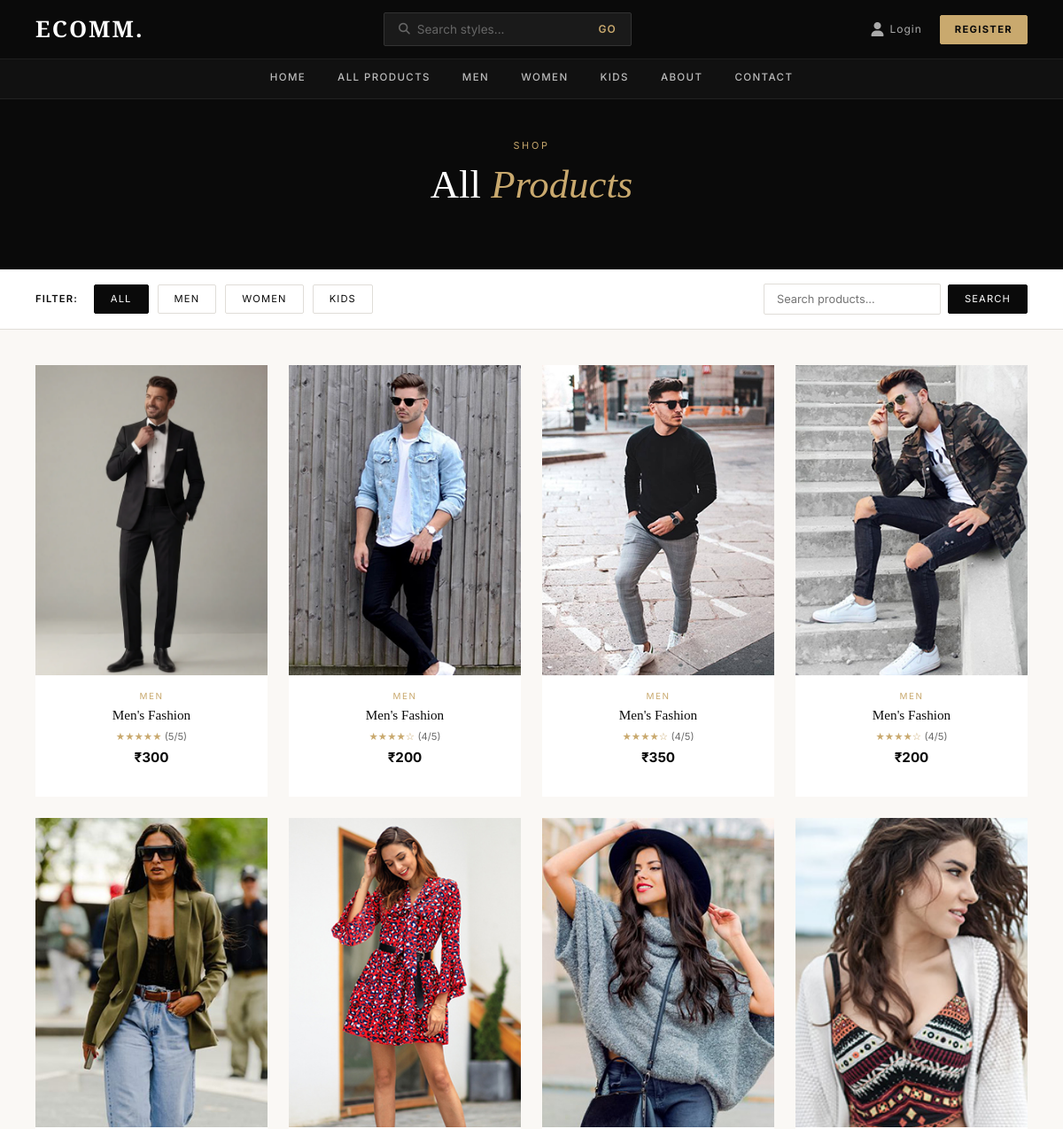
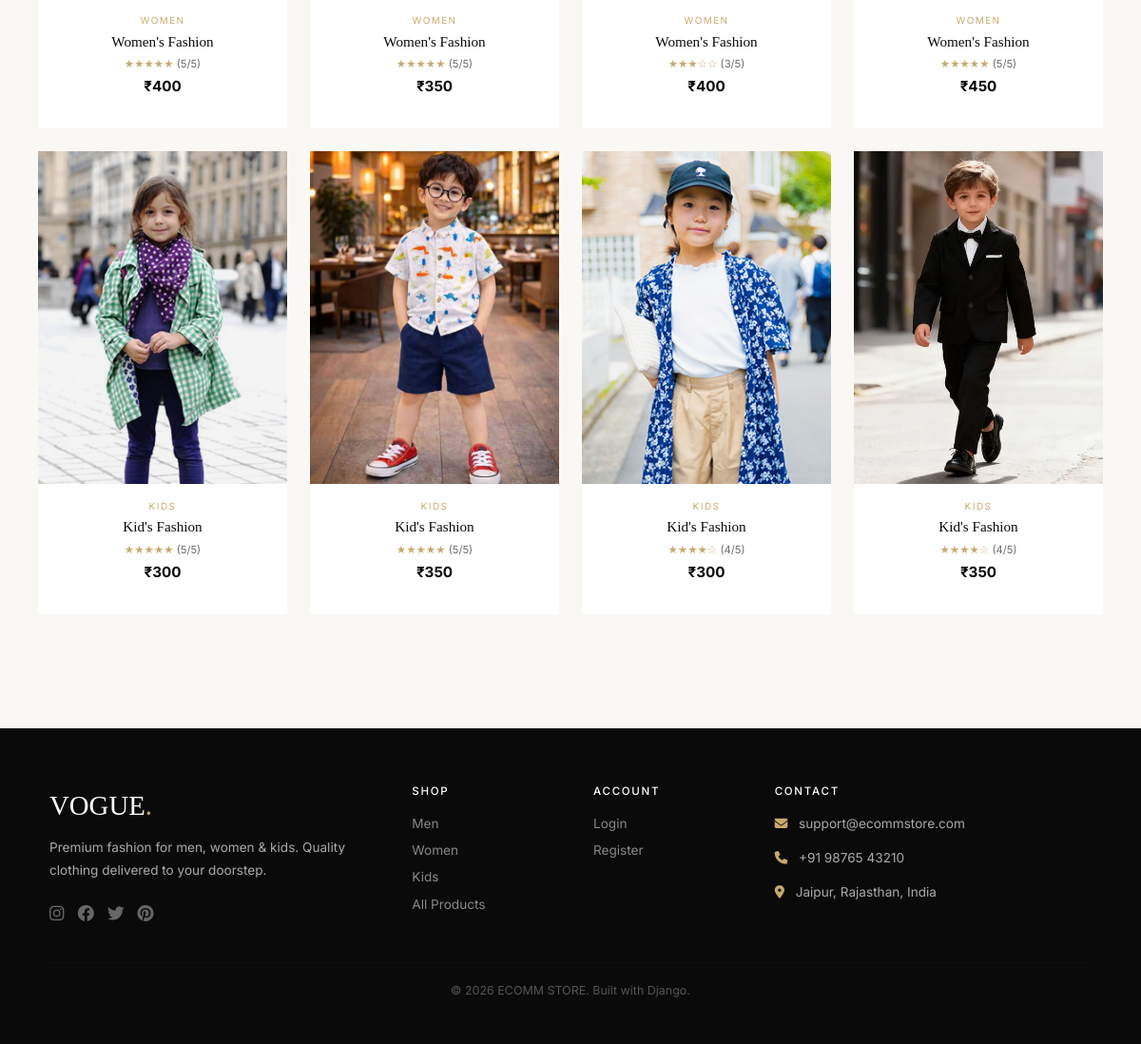
/product-list/, run on the app's committed database (2 pictures, top to bottom).
### store/models.py (models this page shows, shortened)
class Product(models.Model):
    CATEGORY_CHOICES = (
        ('men','Men'),
        ('women','Women'),
        ('kids','Kids'),
    )
    name = models.CharField(max_length=200)
    price = models.IntegerField()
    image = models.ImageField(upload_to='products/')
    rating = models.IntegerField(blank=True,null=True)
    category = models.CharField(max_length=10, choices=CATEGORY_CHOICES)

### store/views.py (the view)
# urls.py: path('product-list/', views.product_list, name='product_list'),
def product_list(request):
    products = Product.objects.all()
    query = request.GET.get('q', '').strip()
    category = request.GET.get('category', '').strip()
    if query:
        products = products.filter(name__icontains=query)
    if category:
        products = products.filter(category=category)
    return render(request, 'product_list.html', {
        'products': products,
        'cart_count': get_cart_count(request),
    })

### store/views.py (called while the page is built)
def get_cart_count(request):
    if request.user.is_authenticated:
        return Cart.objects.filter(user=request.user).count()
    return 0

### templates/product_list.html (shortened to what this page needs)
{% extends 'base.html' %}
{% load static %}
{% block content %}
<div class="page-hero">
    <span class="eyebrow">Shop</span>
    <h1>All <em>Products</em></h1>
</div>
<div class="filter-bar">
    <span style="font-size:0.7rem;letter-spacing:0.1em;text-transform:uppercase;font-weight:600;margin-right:8px;">Filter:</span>
    <a href="{% url 'product_list' %}" class="filter-btn {% if not request.GET.category and not request.GET.q %}active{% endif %}">All</a>
    <a href="{% url 'product_list' %}?category=men" class="filter-btn {% if request.GET.category == 'men' %}active{% endif %}">Men</a>
    <a href="{% url 'product_list' %}?category=women" class="filter-btn {% if request.GET.category == 'women' %}active{% endif %}">Women</a>
    <a href="{% url 'product_list' %}?category=kids" class="filter-btn {% if request.GET.category == 'kids' %}active{% endif %}">Kids</a>
    <div style="margin-left:auto;">
        <form method="GET" style="display:flex;gap:8px;align-items:center;">
            <input type="text" name="q" placeholder="Search products..." value="{{ request.GET.q }}"
                style="padding:7px 14px;border:1.5px solid var(--border);font-size:0.8rem;outline:none;border-radius:2px;font-family:'Inter',sans-serif;width:200px;">
            <button type="submit" class="filter-btn active">Search</button>
        </form>
    </div>
</div>
<div class="product-grid">
    {% if products %}
    <div class="row g-4">
        {% for product in products %}
        <div class="col-6 col-md-4 col-lg-3">
            <div class="product-card">
                <div class="product-img-wrap">
                    <img src="{{ product.image.url }}" alt="{{ product.name }}">
                </div>
                <div class="product-body">
                    <p class="product-category-tag">{{ product.get_category_display }}</p>
                    <h5 class="product-name">{{ product.name }}</h5>
                    {% if product.rating %}
                    <div class="product-rating">
                        {% for i in "12345" %}{% if forloop.counter <= product.rating %}★{% else %}☆{% endif %}{% endfor %}
                        <span style="color:var(--gray);font-size:0.7rem;"> ({{ product.rating }}/5)</span>
                    </div>
                    {% endif %}
                    <p class="product-price">₹{{ product.price }}</p>
                </div>
            </div>
        </div>
        {% endfor %}
    </div>
    {% endif %}
</div>
{% endblock %}

### templates/base.html (shortened to what this page needs)
{% load static %}
<!DOCTYPE html>
<html lang="en">
<head>
    <link rel="stylesheet" href="https://cdnjs.cloudflare.com/ajax/libs/font-awesome/6.4.0/css/all.min.css">
    <link href="https://cdn.jsdelivr.net/npm/bootstrap@5.3.0/dist/css/bootstrap.min.css" rel="stylesheet">
</head>
<body>
<nav class="navbar-vogue">
    <div class="navbar-top">
        <a href="{% url 'home' %}" class="nav-brand">ECOMM.</a>
        <form class="nav-search" method="GET" action="{% url 'product_list' %}">
            <i class="fas fa-search"></i>
            <input type="text" name="q" placeholder="Search styles..." value="{{ request.GET.q }}">
            <button type="submit">GO</button>
        </form>
        <div class="nav-icons">
            {% if user.is_authenticated %}
                <span class="nav-user-name"><i class="fas fa-user-circle"></i> {{ user.username }}</span>
                <a href="{% url 'order_history' %}" class="nav-icon-link"><i class="fas fa-box"></i> Orders</a>
                <a href="{% url 'wishlist' %}" class="nav-icon-link"><i class="fas fa-heart"></i></a>
                <a href="{% url 'product_cart' %}" class="nav-icon-link">
                    <i class="fas fa-shopping-bag"></i>
                    {% if cart_count %}<span class="nav-badge">{{ cart_count }}</span>{% endif %}
                </a>
                <a href="{% url 'logout' %}" class="nav-icon-link">Logout</a>
            {% else %}
                <a href="{% url 'login' %}" class="nav-icon-link"><i class="fas fa-user"></i> Login</a>
                <a href="{% url 'register' %}" class="btn-gold" style="padding:7px 16px;font-size:0.7rem;">Register</a>
            {% endif %}
        </div>
    </div>
    <div class="navbar-bottom">
        <ul class="nav-links">
            <li><a href="{% url 'home' %}">Home</a></li>
            <li><a href="{% url 'product_list' %}">All Products</a></li>
            <li><a href="{% url 'product_list' %}?category=men">Men</a></li>
            <li><a href="{% url 'product_list' %}?category=women">Women</a></li>
            <li><a href="{% url 'product_list' %}?category=kids">Kids</a></li>
            <li><a href="{% url 'about' %}">About</a></li>
            <li><a href="{% url 'contact' %}">Contact</a></li>
        </ul>
    </div>
</nav>
<main>
    {% block content %}{% endblock %}
</main>
<footer class="footer">
    <div class="container-fluid">
        <div class="row g-5">
            <div class="col-md-4">
                <div class="footer-brand">VOGUE<span>.</span></div>
                <p style="font-size:0.85rem;line-height:1.8;margin-bottom:20px;">Premium fashion for men, women & kids. Quality clothing delivered to your doorstep.</p>
                <div class="social-icons">
                    <a href="#"><i class="fab fa-instagram"></i></a>
                    <a href="#"><i class="fab fa-facebook"></i></a>
                    <a href="#"><i class="fab fa-twitter"></i></a>
                    <a href="#"><i class="fab fa-pinterest"></i></a>
                </div>
            </div>
            <div class="col-md-2">
                <h6>Shop</h6>
                <a href="{% url 'product_list' %}?category=men">Men</a>
                <a href="{% url 'product_list' %}?category=women">Women</a>
                <a href="{% url 'product_list' %}?category=kids">Kids</a>
                <a href="{% url 'product_list' %}">All Products</a>
            </div>
            <div class="col-md-2">
                <h6>Account</h6>
                <a href="{% url 'login' %}">Login</a>
                <a href="{% url 'register' %}">Register</a>
            </div>
            <div class="col-md-4">
                <h6>Contact</h6>
                <p style="font-size:0.85rem;"><i class="fas fa-envelope me-2" style="color:var(--gold)"></i> support@ecommstore.com</p>
                <p style="font-size:0.85rem;margin-top:8px;"><i class="fas fa-phone me-2" style="color:var(--gold)"></i> +91 98765 43210</p>
                <p style="font-size:0.85rem;margin-top:8px;"><i class="fas fa-map-marker-alt me-2" style="color:var(--gold)"></i> Jaipur, Rajasthan, India</p>
            </div>
        </div>
        <hr class="footer-divider">
        <div class="footer-bottom text-center">
            <p>© 2026 ECOMM STORE. Built with Django. </p>
        </div>
    </div>
</footer>
</body>
</html>

### templates/base.html (style rules this page uses)
:root { --black: #0a0a0a; --white: #ffffff; --cream: #faf8f5; --gold: #c9a96e; --gold-light: #e8d5b0; --gray: #6b6b6b; --light-gray: #f0eeeb; --border: #e0ddd8; }
* { margin: 0; padding: 0; box-sizing: border-box; }
body { font-family: 'Inter', sans-serif; background: var(--cream); color: var(--black); }
.navbar-vogue { background: var(--black); padding: 0; position: fixed; top: 0; left: 0; right: 0; z-index: 1000; border-bottom: 1px solid #222; }
.navbar-top { display: flex; align-items: center; justify-content: space-between; padding: 14px 40px; flex-wrap: wrap; gap: 10px; }
.nav-brand { font-family: 'Playfair Display', serif; font-size: 1.6rem; font-weight: 700; color: var(--white); letter-spacing: 0.08em; text-decoration: none; }
.nav-search { display: flex; align-items: center; background: #1a1a1a; border: 1px solid #333; border-radius: 2px; padding: 8px 16px; gap: 8px; width: 280px; }
.nav-search input { background: none; border: none; outline: none; color: var(--white); font-size: 0.85rem; width: 100%; }
.nav-search input::placeholder { color: #666; }
.nav-search i { color: #666; font-size: 0.8rem; }
.nav-search button { background: none; border: none; color: var(--gold); cursor: pointer; font-size: 0.75rem; font-weight: 600; letter-spacing: 0.1em; }
.nav-icons { display: flex; align-items: center; gap: 20px; }
.nav-icon-link { color: #aaa; text-decoration: none; font-size: 0.75rem; letter-spacing: 0.08em; display: flex; align-items: center; gap: 6px; transition: color 0.2s; position: relative; }
.nav-icon-link i { font-size: 1rem; }
.navbar-bottom { border-top: 1px solid #1e1e1e; background: #111; }
.nav-links { display: flex; justify-content: center; list-style: none; margin: 0; padding: 0; gap: 0; flex-wrap: wrap; }
.nav-links li a { display: block; padding: 12px 18px; color: #bbb; text-decoration: none; font-size: 0.72rem; font-weight: 500; letter-spacing: 0.12em; text-transform: uppercase; transition: all 0.2s; border-bottom: 2px solid transparent; }
.btn-gold { background: var(--gold); color: var(--black); border: 1.5px solid var(--gold); padding: 10px 24px; font-size: 0.75rem; font-weight: 700; letter-spacing: 0.12em; text-transform: uppercase; text-decoration: none; display: inline-block; transition: all 0.25s; cursor: pointer; border-radius: 2px; }
.footer { background: var(--black); color: #aaa; padding: 60px 40px 30px; margin-top: 80px; }
.footer-brand { font-family: 'Playfair Display', serif; font-size: 1.8rem; color: var(--white); margin-bottom: 10px; }
.footer-brand span { color: var(--gold); }
.footer h6 { color: var(--white); font-size: 0.72rem; letter-spacing: 0.15em; text-transform: uppercase; margin-bottom: 16px; }
.footer a { color: #888; text-decoration: none; display: block; margin-bottom: 8px; font-size: 0.85rem; transition: color 0.2s; }
.footer-divider { border-color: #222; margin: 30px 0 20px; }
.footer-bottom { font-size: 0.78rem; color: #555; }
.social-icons { display: flex; gap: 14px; margin-top: 16px; }
.social-icons a { color: #666; font-size: 1.1rem; display: inline-block; }
main { padding-top: 96px; min-height: 70vh; }

### data on the page
Product: image (picture), category "MEN", name "Men's Fashion", rating "5", price "300"
Product: image (picture), category "MEN", name "Men's Fashion", rating "4", price "200"
Product: image (picture), category "MEN", name "Men's Fashion", rating "4", price "350"
Product: image (picture), category "MEN", name "Men's Fashion", rating "4", price "200"
Product: image (picture), category "WOMEN", name "Women's Fashion", rating "5", price "400"
Product: image (picture), category "WOMEN", name "Women's Fashion", rating "5", price "350"
Product: image (picture), category "WOMEN", name "Women's Fashion", rating "3", price "400"
Product: image (picture), category "WOMEN", name "Women's Fashion", rating "5", price "450"
Product: image (picture), category "KIDS", name "Kid's Fashion", rating "5", price "300"
Product: image (picture), category "KIDS", name "Kid's Fashion", rating "5", price "350"
Product: image (picture), category "KIDS", name "Kid's Fashion", rating "4", price "300"
Product: image (picture), category "KIDS", name "Kid's Fashion", rating "4", price "350"
